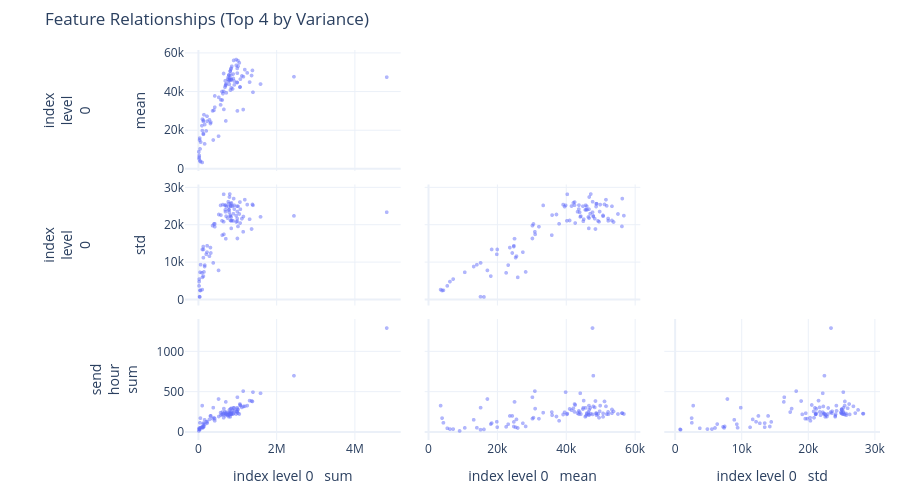

The notebook cell this image was saved under:
### Code cell
# Scatter Matrix: Entity-level features (mixed aggregation types)
if len(numeric_event_cols) >= 2 and ENTITY_COLUMN and TARGET_COLUMN and TARGET_COLUMN in df.columns:
    # Create entity-level aggregations (mean, sum, std) - like original
    agg_dict = {col: ['mean', 'sum', 'std'] for col in numeric_event_cols}
    entity_aggs = df.groupby(ENTITY_COLUMN).agg(agg_dict)
    entity_aggs.columns = ['_'.join(col).strip() for col in entity_aggs.columns]
    entity_aggs = entity_aggs.reset_index()

    # Get all numeric aggregated columns
    all_agg_cols = [c for c in entity_aggs.columns if c != ENTITY_COLUMN]

    # Select top 4 by variance across ALL aggregation types
    variances = entity_aggs[all_agg_cols].var().sort_values(ascending=False)
    top_features = variances.head(4).index.tolist()

    # Sample if needed
    sample_size = min(1000, len(entity_aggs))
    scatter_sample = entity_aggs.sample(sample_size, random_state=42) if sample_size < len(entity_aggs) else entity_aggs

    print(f"Scatter Matrix (n={len(scatter_sample):,} entities)")
    print(f"  Total aggregated features: {len(all_agg_cols)}")
    print(f"  Selected (top 4 by variance): {top_features}")

    # Short labels for x-axis (no line breaks)
    short_labels = [f.replace('_', ' ') for f in top_features]

    scatter_data = scatter_sample[top_features].copy()
    scatter_data.columns = short_labels

    fig = charts.scatter_matrix(scatter_data, height=500)
    fig.update_traces(marker=dict(opacity=0.5, size=4))

    # Update y-axis labels to be multirow, keep x-axis single row
    n_features = len(short_labels)
    for i in range(n_features):
        # Y-axis: multirow
        yaxis_name = f'yaxis{i+1}' if i > 0 else 'yaxis'
        y_label = top_features[i].replace('_', '<br>')
        fig.update_layout(**{yaxis_name: dict(title=dict(text=y_label))})

        # X-axis: single row (spaces instead of underscores)
        xaxis_name = f'xaxis{i+1}' if i > 0 else 'xaxis'
        x_label = top_features[i].replace('_', ' ')
        fig.update_layout(**{xaxis_name: dict(title=dict(text=x_label))})

    fig.update_layout(
        title="Feature Relationships (Top 4 by Variance)",
        margin=dict(l=100, r=20, t=50, b=60)
    )

    display_figure(fig)

    print("\n📈 Scatter Matrix Insights:")
    print("   • Different aggregation types create different patterns/bands")
    print("   • sum features often show exponential-like distributions")
    print("   • std features reveal variability clusters")
    print("   • mean features show central tendency patterns")

### Figure 1 — Plotly figure (JSON) as saved in the notebook; plotly's stock layout.template omitted (floating-point values rounded to 4 significant figures)
{"data": [{"diagonal": {"visible": false}, "dimensions": [{"axis": {"matches": true}, "label": "  index level 0   sum", "values": [918226, 223673, 604200, 21628, 1062388, 794713, 646075, 709087, 158109, 966079, 567306, 687573, 997840, 96232, 90402, 18822, 126807, 162445, 651585, 42353, 51792, 32303, 836734, 763895, 693913, 873865, 644890, 1187233, 1073583, 990685, 4818780, 417773, 1066869, 1145427, 1589250, 521343, 828867, 812570, 141391, 30322, 281709, 821152, 2444921, 39364, 100113, 219753, 626712, 396991, 701346, 775170, 893505, 1112325, 829882, 784030, 363092, 128797, 514943, 1309198, 992577, 1359887, 679769, 700387, 887713, 575394, 853506, 791159, 901871, 1396174, 1382285, 1012702, 747356, 1047050, 843236, 988265, 307932, 1248407, 829241, 782239, 9080, 812245, 317078, 968692, 124135, 16512, 609765, 1013959, 198932, 417968, 127035, 1150392, 837347, 712706, 839380, 379530, 995758, 780044, 56406, 802599, 914196, 103914]}, {"axis": {"matches": true}, "label": "  index level 0   mean", "values": [43730.0, 24850.0, 40280.0, 7209.0, 42500.0, 46750.0, 40380.0, 44320.0, 13180.0, 56830.0, 33370.0, 45840.0, 30240.0, 3564.0, 22600.0, 6274.0, 25360.0, 23210.0, 31030.0, 10590.0, 3984.0, 16150.0, 52300.0, 47740.0, 43370.0, 41610.0, 49610.0, 51620.0, 46680.0, 45030.0, 47710.0, 32140.0, 42670.0, 30960.0, 44150.0, 37240.0, 46050.0, 50790.0, 28280.0, 15160.0, 25610.0, 41060.0, 47940.0, 4374.0, 20020.0, 27470.0, 39170.0, 30540.0, 25050.0, 45600.0, 47030.0, 48360.0, 48820.0, 46120.0, 30260.0, 18400.0, 17160.0, 45140.0, 52240.0, 48570.0, 42490.0, 43770.0, 49320.0, 35960.0, 53340.0, 43950.0, 56370.0, 39890.0, 51200.0, 56260.0, 46710.0, 55110.0, 42160.0, 44920.0, 23690.0, 49940.0, 51830.0, 48890.0, 9080.0, 50770.0, 24390.0, 53820.0, 24830.0, 5504.0, 35870.0, 53370.0, 19890.0, 38000.0, 18150.0, 47930.0, 46520.0, 39590.0, 46630.0, 15180.0, 49790.0, 48750.0, 14100.0, 47210.0, 45710.0, 25980.0]}, {"axis": {"matches": true}, "label": "  index level 0   std", "values": [24320.0, 14490.0, 21190.0, 5576.0, 26200.0, 27540.0, 28280.0, 22420.0, 8940.0, 22570.0, 25300.0, 24120.0, 16450.0, 2761.0, 7252.0, 4906.0, 11310.0, 9318.0, 17560.0, 7404.0, 2525.0, 796.9, 21180.0, 26280.0, 23600.0, 25130.0, 20920.0, 26840.0, 24290.0, 21070.0, 23480.0, 19610.0, 20590.0, 18250.0, 22240.0, 22870.0, 25050.0, 22410.0, 7495.0, 857.0, 11710.0, 21270.0, 22490.0, 2562.0, 13510.0, 12780.0, 25530.0, 20330.0, 16390.0, 24100.0, 23060.0, 21760.0, 25730.0, 24160.0, 19900.0, 13510.0, 7906.0, 21600.0, 21790.0, 18990.0, 25340.0, 25380.0, 21160.0, 22710.0, 21260.0, 23450.0, 27130.0, 25330.0, 25560.0, 19680.0, 21910.0, 23010.0, 25980.0, 25090.0, 14020.0, 25520.0, 25190.0, 25770.0, NaN, 22620.0, 12560.0, 20870.0, 14290.0, 3759.0, 17340.0, 25070.0, 12210.0, 20390.0, 6372.0, 22330.0, 22210.0, 24980.0, 19160.0, 9912.0, 23650.0, 25000.0, 9438.0, 28350.0, 25350.0, 6043.0]}, {"axis": {"matches": true}, "label": "send hour sum", "values": [262, 125, 219, 36, 347, 274, 228, 222, 151, 223, 240, 202, 431, 327, 64, 36, 58, 96, 290, 51, 172, 32, 220, 218, 232, 271, 177, 318, 327, 300, 1289, 165, 335, 507, 480, 192, 233, 230, 69, 29, 156, 286, 698, 114, 60, 108, 217, 178, 373, 189, 298, 305, 229, 221, 165, 110, 409, 389, 249, 384, 249, 220, 222, 208, 233, 246, 234, 494, 379, 233, 209, 223, 294, 284, 199, 327, 222, 209, 13, 188, 199, 255, 68, 46, 247, 279, 127, 139, 98, 317, 246, 245, 219, 302, 257, 235, 53, 227, 299, 50]}], "hovertemplate": "%{xaxis.title.text}=%{x}<br>%{yaxis.title.text}=%{y}<extra></extra>", "legendgroup": "", "marker": {"color": "#636efa", "opacity": 0.5, "size": 4, "symbol": "circle"}, "name": "", "showlegend": false, "showupperhalf": false, "type": "splom"}], "layout": {"autosize": true, "dragmode": "select", "height": 500, "legend": {"tracegroupgap": 0}, "margin": {"b": 60, "l": 100, "r": 20, "t": 50}, "title": {"text": "Feature Relationships (Top 4 by Variance)"}, "xaxis": {"title": {"text": "  index level 0   sum"}}, "xaxis2": {"title": {"text": "  index level 0   mean"}}, "xaxis3": {"title": {"text": "  index level 0   std"}}, "xaxis4": {"title": {"text": "send hour sum"}}, "yaxis": {"title": {"text": "<br><br>index<br>level<br>0<br><br><br>sum"}}, "yaxis2": {"title": {"text": "<br><br>index<br>level<br>0<br><br><br>mean"}}, "yaxis3": {"title": {"text": "<br><br>index<br>level<br>0<br><br><br>std"}}, "yaxis4": {"title": {"text": "send<br>hour<br>sum"}}}}
